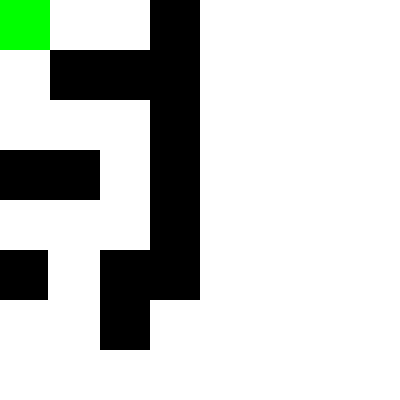
Frame 1 (no input)
Frame 60 (no input): identical to frame 1, image omitted
Frame 120 (the mouse pressed at the canvas centre since frame 60): identical to frame 1, image omitted

The p5.js sketch that drew this single still picture (run headless with seeded random() and noise() and a simulated clock; from frame 60 on, the mouse is pressed at the canvas centre):

// p5.js sketch
// ── sketch.js
/**
 * This example from PDM 1 week 9 lecture 2 uses a brute force collision detection approach
 * - Go through each obstacle in the scene and check if there is a collisions
 * - Worst case: no collision - must check every obstacle to find out
 * 
 * Grid based collision detection is the ideal approach for this type of scenario!
 */

let player = {
    x: 0,
    y: 0,
    size: 50
};

let obstacles = [
    {
        x: 50,
        y: 50,
        width: 100,
        height: 50
    },
    {
        x: 150,
        y: 0,
        width: 50,
        height: 300
    },
    {
        x: 0,
        y: 150,
        width: 100,
        height: 50
    },
    {
        x: 0,
        y: 250,
        width: 48, // makes it easier to get through a tight gap
        height: 50
    },
    {
        x: 100,
        y: 250,
        width: 50,
        height: 100
    }
]

function setup() {
    createCanvas(400, 400);
    noStroke();
}

function draw() {
    background(255);
    fill(0);
    for (let obstacle of obstacles) {
        rect(obstacle.x, obstacle.y, obstacle.width, obstacle.height);
    }
    fill(0, 255, 0);
    square(player.x, player.y, player.size);
    if (keyIsPressed) {
        processMove();
    }
}

/**
 * Moves the player if a wasd has been pressed and the block can move
 */
function processMove() {
    if (key === "d" && canMove(1, 0)) {
        player.x++;
    }
    else if (key === "a" && canMove(-1, 0)) {
        player.x--;
    }
    else if (key === "w" && canMove(0, -1)) {
        player.y--;
    }
    else if (key === "s" && canMove(0, 1)) {
        player.y++;
    }
}

/**
 * Checks if the player can move in the selected direction
 * @param {number} xDir -1 to move left, 1 to move right, 0 otherwise
 * @param {number} yDir -1 to move up, 1 to move down, 0 otherwise 
 * @returns {boolean} True if the block can move in the selected direction
 */
function canMove(xDir, yDir) {
    let newX = player.x + xDir;
    let newY = player.y + yDir;
    if (isOutOfBounds(newX, newY)) {
        return false;
    }
    for (let obstacle of obstacles) {
        if (!isOutsideObstacle(newX, newY, obstacle)) {
            return false;
        }
    }
    return true;
}

/**
 * Checks if the player position is out of bounds of the canvas.
 * @param {number} x The x position
 * @param {number} y The y position
 * @returns {boolean} True if the position is out of bounds, false otherwise
 */
function isOutOfBounds(x, y) {
    return x < 0 || x > width - player.size || y < 0 || y > height - player.size;
}

/**
 * Checks if the player position is safely away from an individual obstacle
 * @param {number} x The x position 
 * @param {number} y The y position
 * @param {Object} obstacle An object literal describing the properties of an obstacle
 * @returns {boolean} True if the position is away from the obstacle, false otherwise
 */
function isOutsideObstacle(x, y, obstacle) {
    return x + player.size <= obstacle.x || x >= obstacle.x + obstacle.width
            || y + player.size <= obstacle.y || y >= obstacle.y + obstacle.height
}
// ── bruteForceCollisionDetection.html
<!DOCTYPE html>
<html lang="en">
  <head>
    <meta charset="utf-8" />
    <meta name="viewport" content="width=device-width, initial-scale=1.0">

    <title>Week 4 Lecture 1 - bruteForceCollisionDetection</title>

    <link rel="stylesheet" type="text/css" href="./lib/main-styles.css">

    <script src="./lib/libraries/p5.min.js"></script>
  </head>

  <body>
    <script src="sketch.js"></script>
  </body>
</html>
